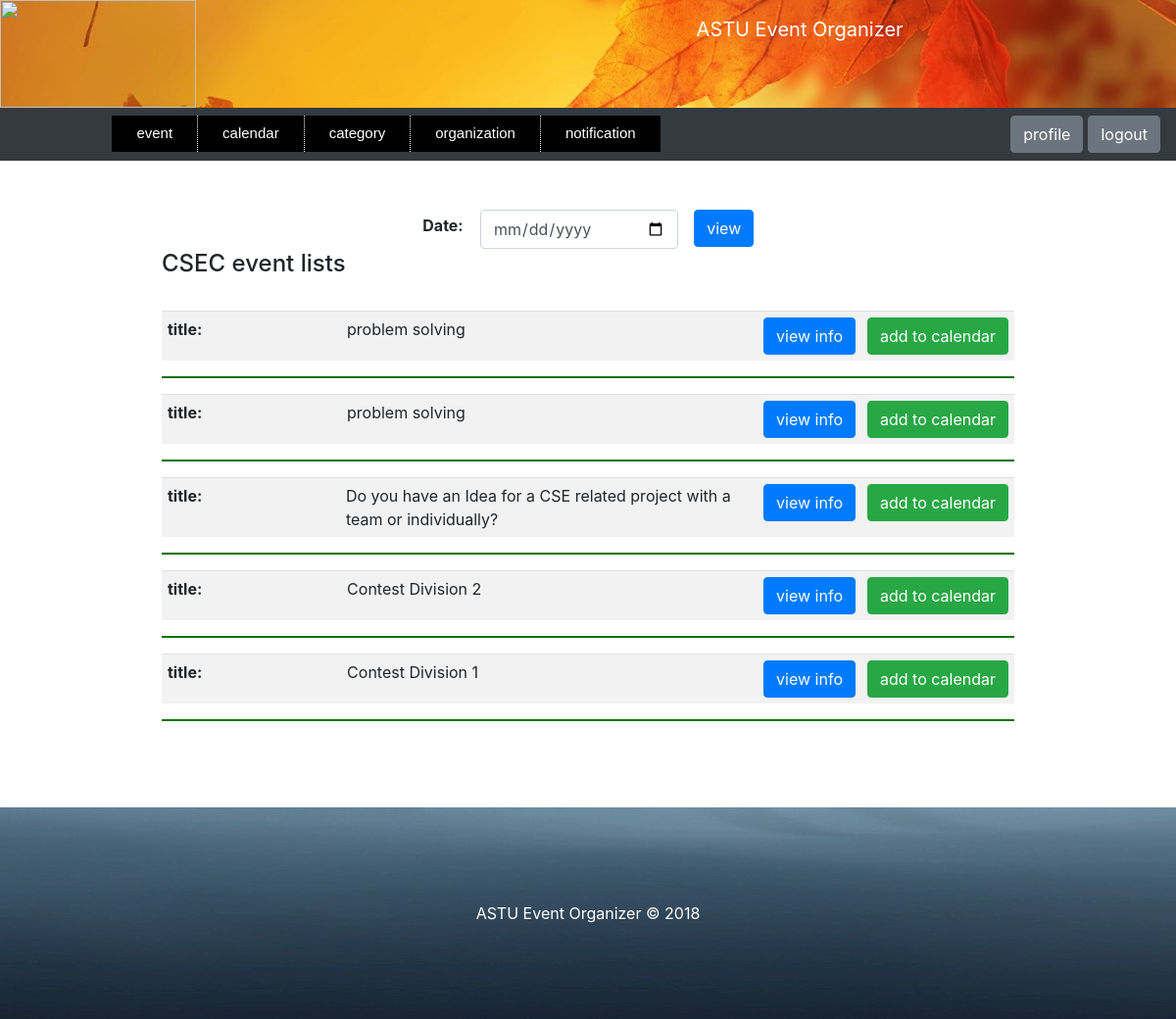
/view-organization-event-by-user/1/ (signed in), run on the app's committed database.
### event/models.py (models this page shows, shortened)
class Organizer(models.Model):
    name = models.CharField(max_length=200, unique=True)
    description = models.TextField(blank=True)
    phone_regex = RegexValidator(
        regex=r'^\+?1?\d{10,15}$',
        message='Phone number must be entered in the format : 0987654321 or +251987654321 up to 15 digits allowed'
    )
    phone = models.CharField(validators=[phone_regex], max_length=15)
    email = models.EmailField(unique=True)
    password_regex = RegexValidator(
        regex=r'^\S{6,1024}',
        message='password must be at least 6 character'
    )
    password = models.CharField(validators=[password_regex], max_length=1024)
    photo = models.ImageField(upload_to='', blank=True, default='astu.gif')
    is_active = models.CharField(max_length=200, choices=(('active', True), ('nonactive', False)), default='nonactive')
    register_date = models.DateField()
    def image_tag(self):
        return mark_safe('<img src="%s" width="150" height="150"/>' % self.photo.url)
    image_tag.short_description = 'Photo'
    image_tag.allow_tags = True

class Event(models.Model):
    title = models.CharField(max_length=200)
    description = models.TextField(blank=True)
    organizer = models.ForeignKey(Organizer, on_delete=models.CASCADE)
    start_time = models.DateTimeField()
    end_time = models.DateTimeField(blank=True, null=True)
    venue = models.CharField(max_length=200)
    category = models.ForeignKey(Category, on_delete=models.CASCADE, null=True)
    register_date = models.DateField()

### event/views.py (the view)
# urls.py: path('view-organization-event-by-user/<organization_id>/', views.view_organization_event_by_user,
def view_organization_event_by_user(request, organization_id):
    email = request.session.get('user_auth')
    if email:
        user = User.objects.get(email=email)
        organizer = Organizer.objects.get(pk=organization_id)
        if request.method == "POST":
            form = DateSearchEngine(request.POST)
            if form.is_valid():
                date = request.POST.get('search_date')
                event = Event.objects.filter(organizer=organizer, start_time__date=date)
                event = sorted(event, key=lambda x: x.register_date, reverse=True)
                my_calendar = Calendar.objects.filter(user=user).exclude(event=None)
                calendar = {}
                for i in my_calendar:
                    calendar[i.event.id] = True
                for i in event:
                    if not calendar.get(i.id):
                        calendar[i.id] = False
                return render(request, 'webpages/view_organization_event_by_user.html',
                              {'event': event, 'form': form, 'calendar': calendar, 'date': date, 'name': organizer.name})
            return render(request, 'webpages/view_organization_event_by_user.html',
                          {'form': form, 'date': None, 'name': organizer.name})
        else:
            form = DateSearchEngine()
            event = Event.objects.filter(organizer=organizer)
            event = sorted(event, key=lambda x: x.register_date, reverse=True)
            my_calendar = Calendar.objects.filter(user=user).exclude(event=None)
            calendar = {}
            for i in my_calendar:
                calendar[i.event.id] = True
            for i in event:
                if not calendar.get(i.id):
                    calendar[i.id] = False
            return render(request, 'webpages/view_organization_event_by_user.html',
                          {'event': event, 'form': form, 'calendar': calendar, 'date': None, 'name': organizer.name})
    else:
        raise Http404("You are not logged in.")

### event/forms.py (shortened to what this page needs)
class DateSearchEngine(forms.Form):
    search_date = forms.DateField(
        label='Date',
        widget=forms.DateInput(attrs={'type': 'date'}),
    )

### event/templatetags/filter.py (called while the page is built)
@register.filter(name='get_item')
def get_item(dictionary, key):
    return dictionary.get(key)

### event/templates/webpages/view_organization_event_by_user.html (shortened to what this page needs)
<!DOCTYPE html>
<html lang="en">
    <head class="header-site">
            {% include "webpages/user_homepage.html" %}
        {%load static%}
        {%load filter%}
        {% load widget_tweaks %}
        <link rel="stylesheet" href="{% static 'files/bootstrap/css/bootstrap.css' %}"  type="text/css" >
        <link rel="stylesheet" href="{% static 'files/style2.css' %}"  type="text/css" >
        <link rel="stylesheet" href="{% static 'files/style3.css' %}"  type="text/css" >
        <link rel="stylesheet" href="{% static 'files/style4.css' %}"  type="text/css" >
        <link rel="stylesheet" href="{% static 'files/style5.css' %}"  type="text/css" >
        <link rel="stylesheet" href="{% static 'files/style6.css' %}"  type="text/css" >
        <link rel="stylesheet" href="{% static 'files/style8.css' %}"  type="text/css" >
    </head>
    <body>
        <div class = "container col-4">
        <form enctype="multipart/form-data" method="post" novalidate>
            {% for field in form.visible_fields %}
                <table style="width:100%; margin-top:0px;">
                    <tr >
                        <td style="width:20%;" align="center">
                            <strong>{{ field.label_tag }}</strong>
                        </td>
                        <td style="width:55%; vertical-align: top;">
                    {% if form.is_bound %}
                        {% if field.errors %}
                            {% render_field field class="form-control is-invalid" %}
                            {% for  error in field.errors %}
                                <div class="invalid-feedback">
                                    {{ error }}
                                </div>
                            {% endfor %}
                        {% else %}
                            {% render_field field class="form-control is-valid" %}
                        {% endif %}
                    {% else %}
                        {% render_field field class="form-control" %}
                    {% endif %}
                        </td>
                        <td style="width:25%; vertical-align: top;" align="center">
                    <button type="submit" class = "btn btn-primary" > view</button>
                        </td>
                    </tr>
                </table>
            {% endfor %}
        </form>
        </div>
        <div class="container col-9">
            <h4>{{name}} event lists</h4>
        </div>
        <div class="container col-8">
        </div>
        <br>
        {% for i in event %}
            <div class="container col-9">
                <table class="table table-striped" >
                    <tr>
                        <td style="width: 23%;"><strong>title:</strong></td>
                        <td style="width: 52%;">{{i.title}}</td>
                        <td style="width: 10%;" align="right">
                            <input type="button"  id ="button2-{{i.id}}" class="btn btn-primary"  onclick="myFunction2({{i.id}})"
                            value="view info" style="margin-left:15px;">
                        </td>
                        {% with event_id=i.id %}
                            {% if calendar|get_item:event_id %}
                            <td align="right" style="width: 15%;">
                                <a class="btn btn-danger" href="{% url 'addToCalendar' i.id 'organization' %}" >remove calendar</a>
                            </td>
                            {% else %}
                            <td align="right" style="width: 15%;">
                                <a class="btn btn-success" href="{% url 'addToCalendar' i.id 'organization' %}" >add to calendar</a>
                            </td>
                            {% endif %}
                        {% endwith %}
                    </tr>
                </table>
            </div>
                <div class="container col-9"> <hr> </div>
        {% endfor %}
    </body>
    <footer>
        {% include "webpages/footer.html" %}
    </footer>
</html>

### event/static/files/style3.css (style rules this page uses)
a.butt:link, a.back:visited, { background-color: #11aa44; color: white; }
table, th, td { border: 1px solid black; }

### event/static/files/style6.css (style rules this page uses)
.table-striped>tbody>tr>td { padding:6px; text-font:8px; }
hr { background-color: green; border-width:2px; }

### data on the page
Organizer: name "CSEC"
Event: title "problem solving"
Event: title "problem solving"
Event: title "Do you have an Idea for a CSE related project with a team or individually?"
Event: title "Contest Division 2"
Event: title "Contest Division 1"

### other printed values
{{ field.label_tag }} "Date:"
